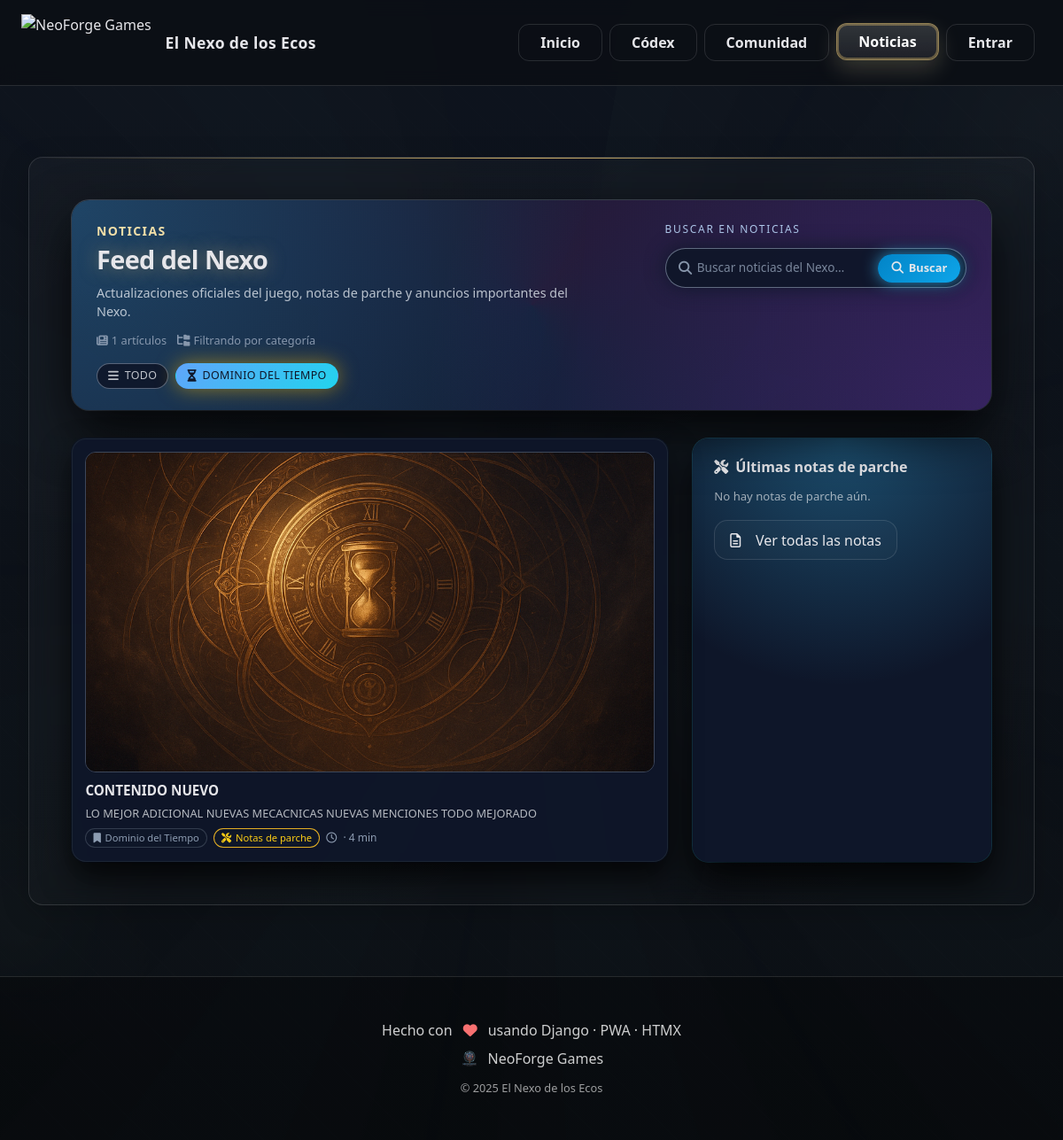
Page /noticias/?categoria=dominio-del-tiempo on the committed database.
### news/models.py (models this page shows, shortened)
class Category(models.Model):
    name = models.CharField(max_length=120)
    slug = models.SlugField(max_length=140, unique=True)
    color = models.CharField(max_length=32, blank=True, default="", help_text="CSS var o #hex")
    icon = models.CharField(max_length=120, blank=True, default="", help_text="fa-solid fa-bolt")
    class Meta:
        ordering = ["name"]
        verbose_name = "Categoría"
        verbose_name_plural = "Categorías"

class NewsArticle(models.Model):
    STATUS = (
        ("draft", "Borrador"),
        ("scheduled", "Programado"),
        ("published", "Publicado"),
    )
    title = models.CharField(max_length=160)
    slug = models.SlugField(max_length=180, unique=True)
    summary = models.TextField(blank=True, default="")
    body = models.TextField(help_text="Contenido (puedes usar HTML simple)")
    author = models.ForeignKey(User, on_delete=models.SET_NULL, null=True, blank=True, related_name="news")
    category = models.ForeignKey(Category, on_delete=models.SET_NULL, null=True, blank=True, related_name="articles")
    tags = models.ManyToManyField(Tag, blank=True, related_name="articles")
    hero_image = models.ImageField(upload_to=upload_news_media, blank=True, null=True)
    banner_image = models.ImageField(upload_to=upload_news_media, blank=True, null=True)
    video_url = models.URLField(blank=True, default="", help_text="YouTube, Vimeo o .mp4/.webm directo")
    gallery = models.ManyToManyField(Asset, blank=True, related_name="news_articles")
    status = models.CharField(max_length=10, choices=STATUS, default="draft")
    publish_at = models.DateTimeField(blank=True, null=True, help_text="Si se programa, se publicará a esta hora")
    pin_home = models.BooleanField(default=False, help_text="Destacar en portada de noticias")
    is_patch_notes = models.BooleanField(default=False, help_text="Marcar como 'Notas del parche'")
    version = models.CharField(max_length=40, blank=True, default="", help_text="v1.2.0 (opcional)")
    reading_time = models.PositiveIntegerField(default=4, help_text="Minutos estimados")
    created = models.DateTimeField(auto_now_add=True)
    updated = models.DateTimeField(auto_now=True)
    class Meta:
        ordering = ["-publish_at", "-created"]
    def get_absolute_url(self):
        return reverse("news:detail", args=[self.slug])

### news/views.py (the view)
# urls.py: path("", views.news_index, name="index"),
def news_index(request):
    qs = NewsArticle.objects.select_related("category", "author") \
                            .prefetch_related("tags") \
                            .filter(Q(status="published") |
                                    (Q(status="scheduled") & Q(publish_at__lte=timezone.now()))) \
                            .order_by("-pin_home", "-publish_at", "-created")
    cat_slug = request.GET.get("categoria")
    tag_slug = request.GET.get("tag")
    q = request.GET.get("q")
    if cat_slug:
        qs = qs.filter(category__slug=cat_slug)
    if tag_slug:
        qs = qs.filter(tags__slug=tag_slug)
    if q:
        qs = qs.filter(Q(title__icontains=q) | Q(summary__icontains=q) | Q(body__icontains=q))
    p = Paginator(qs, 9).get_page(request.GET.get("page"))
    ctx = {
        "page_obj": p,
        "categories": Category.objects.all(),
        "tags": Tag.objects.all(),
        "current_category": cat_slug,
        "current_tag": tag_slug,
        "search_q": q or "",
        "pin": NewsArticle.objects.filter(pin_home=True, status="published").order_by("-publish_at", "-created")[:3],
        "patch": NewsArticle.objects.filter(is_patch_notes=True, status="published").order_by("-publish_at", "-created")[:5],
    }
    return render(request, "news/index.html", ctx)

### templates/news/index.html (shortened to what this page needs)
{% extends "base.html" %}
{% load humanize %}
{% block content %}
<section class="section">
  <header class="news-hero">
    <div class="news-hero-inner">
      <div class="news-hero-main">
        <p class="kicker">Noticias</p>
        <h1 class="h1-glow news-hero-title">Feed del Nexo</h1>
        <p class="news-hero-sub">
          Actualizaciones oficiales del juego, notas de parche y anuncios importantes del Nexo.
        </p>
        <div class="news-hero-meta">
          <span><i class="fa-solid fa-newspaper mr-1"></i>{{ page_obj.paginator.count }} artículos</span>
          {% if current_category %}
            <span><i class="fa-solid fa-folder-tree mr-1"></i>Filtrando por categoría</span>
          {% endif %}
        </div>
        <div class="news-filters">
          <a href="{% url 'news:index' %}"
             class="news-chip {% if not current_category %}is-active{% endif %}">
            <i class="fa-solid fa-bars"></i> Todo
          </a>
          {% for c in categories %}
            <a href="?categoria={{ c.slug }}{% if query %}&q={{ query }}{% endif %}{% if current_tag %}&tag={{ current_tag }}{% endif %}"
               class="news-chip {% if current_category == c.slug %}is-active{% endif %}"
               style="--accent: {{ c.color|default:'var(--accent)' }}">
              {% if c.icon %}
                <i class="{{ c.icon }}"></i>
              {% else %}
                <i class="fa-solid fa-bookmark"></i>
              {% endif %}
              {{ c.name }}
            </a>
          {% endfor %}
        </div>
      </div>
      <div class="news-search-wrap">
        <span class="news-search-label">Buscar en noticias</span>
        <form method="get" class="news-search">
          <i class="fa-solid fa-magnifying-glass news-search-icon"></i>
          <input
            type="text"
            name="q"
            value="{{ query }}"
            class="news-search-input"
            placeholder="Buscar noticias del Nexo…">
          <button type="submit" class="news-search-btn">
            <i class="fa-solid fa-search"></i>
            <span>Buscar</span>
          </button>
        </form>
      </div>
    </div>
  </header>
  <div class="news-layout">
    <section class="news-grid">
      {% for a in page_obj %}
        <article class="news-card">
          <a href="{{ a.get_absolute_url }}">
            <div class="news-thumb">
              {% if a.hero_image %}
                <img src="{{ a.hero_image.url }}" alt="">
              {% elif a.banner_image %}
                <img src="{{ a.banner_image.url }}" alt="">
              {% else %}
                <div class="w-full h-full flex items-center justify-center text-white/30">
                  Sin imagen
                </div>
              {% endif %}
            </div>
            <h4 class="news-title">{{ a.title }}</h4>
            {% if a.summary %}
              <p class="news-summary line-clamp-2">{{ a.summary }}</p>
            {% endif %}
            <div class="news-meta">
              {% if a.category %}
                <span class="news-meta-chip">
                  <i class="fa-solid fa-bookmark"></i> {{ a.category.name }}
                </span>
              {% endif %}
              {% if a.is_patch_notes %}
                <span class="news-meta-chip news-meta-tag-patch">
                  <i class="fa-solid fa-screwdriver-wrench"></i> Notas de parche
                </span>
              {% endif %}
              <span>
                <i class="fa-regular fa-clock mr-1"></i>{{ a.publish_at|date:"M d, Y" }} · {{ a.reading_time }} min
              </span>
            </div>
          </a>
        </article>
      {% empty %}
        <p class="text-white/60">Aún no hay noticias.</p>
      {% endfor %}
    </section>
    <aside class="news-sidebar">
      <h3><i class="fa-solid fa-screwdriver-wrench"></i> Últimas notas de parche</h3>
      <ul>
        {% for p in latest_patch_notes %}
          <li>
            <a class="link-soft" href="{{ p.get_absolute_url }}">
              {% if p.version %}
                <span class="news-sidebar-version">
                  <i class="fa-solid fa-code-branch"></i> {{ p.version }}
                </span>
              {% endif %}
              <span>{{ p.title }}</span>
            </a>
          </li>
        {% empty %}
          <li class="text-white/60">No hay notas de parche aún.</li>
        {% endfor %}
      </ul>
      <div class="news-sidebar-footer">
        <a class="btn-ghost inline-flex items-center" href="{% url 'news:patch_notes' %}">
          <i class="fa-regular fa-file-lines mr-2"></i>Ver todas las notas
        </a>
      </div>
    </aside>
  </div>
</section>
{% endblock %}

### static/css/theme.css (style rules this page uses)
:root { --coal:#0b0f14; --ink:#0f1520; --text:#e6e6ea; --line:rgba(255,255,255,.12); --accent:#d2b26a; --brand:#a88bd4; --space-xs:.5rem; --space-sm:1rem; --space-md:1.5rem; --space-lg:2rem; --space-xl:3rem; --radius-sm:.5rem; --radius-md:.75rem; --radius-lg:1rem; --transition-fast:.2s ease; --transition-normal:.3s ease; --transition-slow:.5s ease; }
html[data-domain="tiempo"] { --accent:#d2b26a; --brand:#f2dfa9; }
* { box-sizing:border-box; margin:0; padding:0 }
html,body { height:100% }
body { background:var(--coal); color:var(--text); font-family: ui-sans-serif,system-ui,-apple-system,BlinkMacSystemFont,'Segoe UI',Roboto,sans-serif; line-height:1.6; overflow-x:hidden; }
.btn-ghost { display:inline-flex; align-items:center; gap:.55rem; padding:.62rem 1.05rem; border-radius:.95rem; color:var(--text); border:1px solid var(--line); text-decoration:none; background:rgba(255,255,255,.02); transition:all var(--transition-fast) }
.section { margin:var(--space-xl) 0; padding:var(--space-xl); border-radius:var(--radius-lg); border:1px solid var(--line); background:linear-gradient(145deg,rgba(255,255,255,.03),rgba(255,255,255,.01)); backdrop-filter:blur(10px); box-shadow:0 8px 32px rgba(0,0,0,.2); position:relative; overflow:hidden }
.section::before { content:''; position:absolute; top:0; left:0; right:0; height:1px; background:linear-gradient(90deg,transparent,var(--accent),transparent) }
.kicker { color:var(--brand); letter-spacing:.1em; text-transform:uppercase; font-size:.875rem; font-weight:700; display:flex; align-items:center; gap:var(--space-xs) }
.h1-glow { font-weight:800; letter-spacing:-.02em; text-shadow:0 0 20px color-mix(in oklab,var(--accent) 50%,transparent) }

### rows in the picture
Category: name "DOMINIO DEL TIEMPO"
NewsArticle: hero_image (picture), title "CONTENIDO NUEVO", summary "LO MEJOR ADICIONAL NUEVAS MECACNICAS NUEVAS MENCIONES TODO MEJORADO", category.name "Dominio del Tiempo", is_patch_notes True (drawn), reading_time "4"

### other values in the picture
{{ page_obj.paginator.count }} "1"
